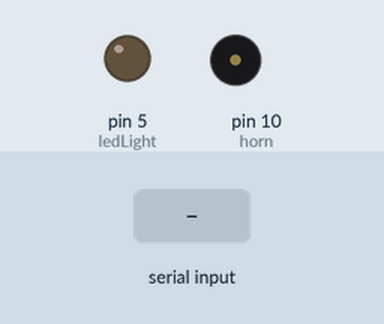
The sketch below on a simulated Arduino Uno, built with avr-gcc and run on an emulated ATmega328P. On the bench: output pins drawn as LEDs (lit = HIGH), buzzer (waves = sounding, pin HIGH). Inputs (shaded band) come from the test bench.

Above: at 1.4 s.
1.5 s: "H" received over Serial
At 2.7 s:
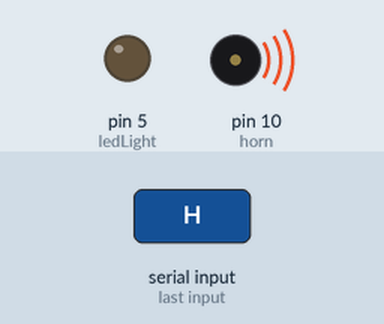
3.0 s: "N" received over Serial
At 4.1 s:
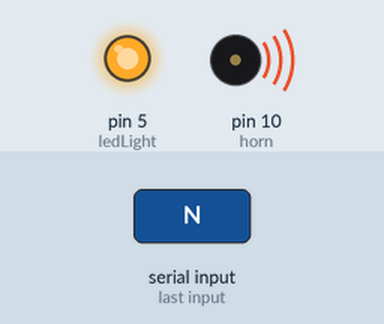
4.5 s: "h" received over Serial
At 5.2 s:
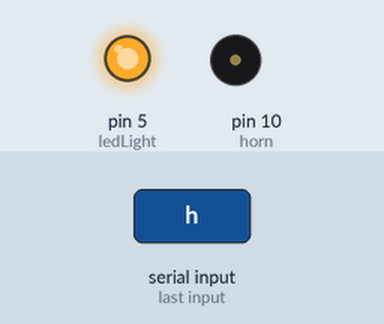
6.0 s: "F" received over Serial
At 6.4 s:
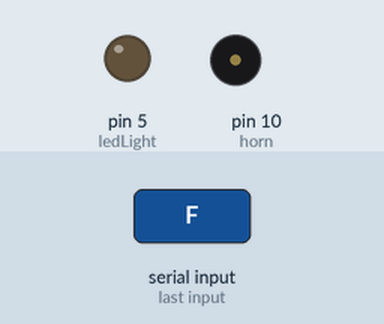
Timing chart, 0 to 8.5 s (numbered marks = the images above; inputs shaded):
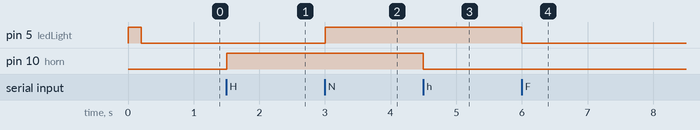

Measured:
- after the input at 1.5 s, pin 10 (horn): LOW → HIGH at once
- after the input at 3.0 s, pin 5 (ledLight): LOW → HIGH at once
- after the input at 4.5 s, pin 10 (horn): HIGH → LOW at once
- after the input at 6.0 s, pin 5 (ledLight): HIGH → LOW at once

The sketch:

PYROBOT_without_motor.ino
```cpp
// Pin Definitions
//const int ledLeft  = 3;
//const int ledRight = 4;
//const int ledUp    = 5;
//const int ledDown  = 6;
const int ledLight = 5;
const int horn = 10;

void setup() {
  Serial.begin(9600);
  pinMode(ledLight, OUTPUT);
  pinMode(horn,     OUTPUT);

  // Flash once to confirm code is running
  digitalWrite(ledLight, HIGH); delay(200); digitalWrite(ledLight, LOW);
}

void loop() {
  if (Serial.available() > 0) {
    char cmd = Serial.read();


    // --- Horn (Momentary) ---
    if (cmd == 'H') digitalWrite(horn, HIGH);
    if (cmd == 'h') digitalWrite(horn, LOW);

    // --- Light (Toggle via System) ---
    if (cmd == 'N') digitalWrite(ledLight, HIGH);
    if (cmd == 'F') digitalWrite(ledLight, LOW);
  }
}
```
